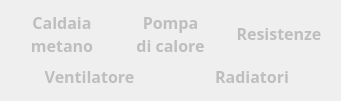
  <widget class="QWidget" name="">
   <property name="geometry">
    <rect>
     <x>6</x>
     <y>256</y>
     <width>341</width>
     <height>101</height>
    </rect>
   </property>
   <layout class="QVBoxLayout" name="verticalLayout_11">
    <item>
     <layout class="QHBoxLayout" name="horizontalLayout_3">
      <item>
       <widget class="QLabel" name="tlStatoCaldaia">
        <property name="enabled">
         <bool>false</bool>
        </property>
        <property name="sizePolicy">
         <sizepolicy hsizetype="Expanding" vsizetype="Expanding">
          <horstretch>0</horstretch>
          <verstretch>0</verstretch>
         </sizepolicy>
        </property>
        <property name="font">
         <font>
          <family>Sans Serif</family>
          <pointsize>12</pointsize>
         </font>
        </property>
        <property name="frameShape">
         <enum>QFrame::NoFrame</enum>
        </property>
        <property name="frameShadow">
         <enum>QFrame::Plain</enum>
        </property>
        <property name="text">
         <string>&lt;!DOCTYPE HTML PUBLIC &quot;-//W3C//DTD HTML 4.0//EN&quot; &quot;http://www.w3.org/TR/REC-html40/strict.dtd&quot;&gt;
&lt;html&gt;&lt;head&gt;&lt;meta name=&quot;qrichtext&quot; content=&quot;1&quot; /&gt;&lt;style type=&quot;text/css&quot;&gt;
p, li { white-space: pre-wrap; }
&lt;/style&gt;&lt;/head&gt;&lt;body style=&quot; font-family:'Sans Serif'; font-size:12pt; font-weight:400; font-style:normal;&quot;&gt;
&lt;p align=&quot;center&quot; style=&quot; margin-top:0px; margin-bottom:0px; margin-left:0px; margin-right:0px; -qt-block-indent:0; text-indent:0px;&quot;&gt;&lt;span style=&quot; font-family:'Sans'; font-weight:600;&quot;&gt;Caldaia&lt;/span&gt;&lt;/p&gt;
&lt;p align=&quot;center&quot; style=&quot; margin-top:0px; margin-bottom:0px; margin-left:0px; margin-right:0px; -qt-block-indent:0; text-indent:0px;&quot;&gt;&lt;span style=&quot; font-family:'Sans'; font-weight:600;&quot;&gt;metano&lt;/span&gt;&lt;/p&gt;&lt;/body&gt;&lt;/html&gt;</string>
        </property>
        <property name="scaledContents">
         <bool>false</bool>
        </property>
        <property name="alignment">
         <set>Qt::AlignCenter</set>
        </property>
       </widget>
      </item>
      <item>
       <widget class="QLabel" name="tlStatoPompaCalore">
        <property name="enabled">
         <bool>false</bool>
        </property>
        <property name="sizePolicy">
         <sizepolicy hsizetype="Expanding" vsizetype="Expanding">
          <horstretch>0</horstretch>
          <verstretch>0</verstretch>
         </sizepolicy>
        </property>
        <property name="font">
         <font>
          <family>Sans Serif</family>
          <pointsize>12</pointsize>
         </font>
        </property>
        <property name="frameShape">
         <enum>QFrame::NoFrame</enum>
        </property>
        <property name="frameShadow">
         <enum>QFrame::Plain</enum>
        </property>
        <property name="text">
         <string>&lt;!DOCTYPE HTML PUBLIC &quot;-//W3C//DTD HTML 4.0//EN&quot; &quot;http://www.w3.org/TR/REC-html40/strict.dtd&quot;&gt;
&lt;html&gt;&lt;head&gt;&lt;meta name=&quot;qrichtext&quot; content=&quot;1&quot; /&gt;&lt;style type=&quot;text/css&quot;&gt;
p, li { white-space: pre-wrap; }
&lt;/style&gt;&lt;/head&gt;&lt;body style=&quot; font-family:'Sans Serif'; font-size:12pt; font-weight:400; font-style:normal;&quot;&gt;
&lt;p style=&quot; margin-top:0px; margin-bottom:0px; margin-left:0px; margin-right:0px; -qt-block-indent:0; text-indent:0px;&quot;&gt;&lt;span style=&quot; font-family:'Sans'; font-weight:600;&quot;&gt;Pompa&lt;/span&gt;&lt;/p&gt;
&lt;p align=&quot;center&quot; style=&quot; margin-top:0px; margin-bottom:0px; margin-left:0px; margin-right:0px; -qt-block-indent:0; text-indent:0px;&quot;&gt;&lt;span style=&quot; font-family:'Sans'; font-weight:600;&quot;&gt;di calore&lt;/span&gt;&lt;/p&gt;&lt;/body&gt;&lt;/html&gt;</string>
        </property>
        <property name="scaledContents">
         <bool>false</bool>
        </property>
        <property name="alignment">
         <set>Qt::AlignCenter</set>
        </property>
       </widget>
      </item>
      <item>
       <widget class="QLabel" name="tlStatoResistenze">
        <property name="enabled">
         <bool>false</bool>
        </property>
        <property name="sizePolicy">
         <sizepolicy hsizetype="Expanding" vsizetype="Expanding">
          <horstretch>0</horstretch>
          <verstretch>0</verstretch>
         </sizepolicy>
        </property>
        <property name="font">
         <font>
          <family>Sans Serif</family>
          <pointsize>12</pointsize>
         </font>
        </property>
        <property name="frameShape">
         <enum>QFrame::NoFrame</enum>
        </property>
        <property name="frameShadow">
         <enum>QFrame::Plain</enum>
        </property>
        <property name="text">
         <string>&lt;!DOCTYPE HTML PUBLIC &quot;-//W3C//DTD HTML 4.0//EN&quot; &quot;http://www.w3.org/TR/REC-html40/strict.dtd&quot;&gt;
&lt;html&gt;&lt;head&gt;&lt;meta name=&quot;qrichtext&quot; content=&quot;1&quot; /&gt;&lt;style type=&quot;text/css&quot;&gt;
p, li { white-space: pre-wrap; }
&lt;/style&gt;&lt;/head&gt;&lt;body style=&quot; font-family:'Sans Serif'; font-size:12pt; font-weight:400; font-style:normal;&quot;&gt;
&lt;p style=&quot; margin-top:0px; margin-bottom:0px; margin-left:0px; margin-right:0px; -qt-block-indent:0; text-indent:0px;&quot;&gt;&lt;span style=&quot; font-family:'Sans'; font-weight:600;&quot;&gt;Resistenze&lt;/span&gt;&lt;/p&gt;&lt;/body&gt;&lt;/html&gt;</string>
        </property>
        <property name="scaledContents">
         <bool>false</bool>
        </property>
        <property name="alignment">
         <set>Qt::AlignCenter</set>
        </property>
       </widget>
      </item>
     </layout>
    </item>
    <item>
     <layout class="QHBoxLayout" name="horizontalLayout_7">
      <item>
       <widget class="QLabel" name="tlStatoVentilatore">
        <property name="enabled">
         <bool>false</bool>
        </property>
        <property name="sizePolicy">
         <sizepolicy hsizetype="Expanding" vsizetype="Expanding">
          <horstretch>0</horstretch>
          <verstretch>0</verstretch>
         </sizepolicy>
        </property>
        <property name="font">
         <font>
          <family>Sans Serif</family>
          <pointsize>12</pointsize>
         </font>
        </property>
        <property name="frameShape">
         <enum>QFrame::NoFrame</enum>
        </property>
        <property name="frameShadow">
         <enum>QFrame::Plain</enum>
        </property>
        <property name="text">
         <string>&lt;!DOCTYPE HTML PUBLIC &quot;-//W3C//DTD HTML 4.0//EN&quot; &quot;http://www.w3.org/TR/REC-html40/strict.dtd&quot;&gt;
&lt;html&gt;&lt;head&gt;&lt;meta name=&quot;qrichtext&quot; content=&quot;1&quot; /&gt;&lt;style type=&quot;text/css&quot;&gt;
p, li { white-space: pre-wrap; }
&lt;/style&gt;&lt;/head&gt;&lt;body style=&quot; font-family:'Sans Serif'; font-size:12pt; font-weight:400; font-style:normal;&quot;&gt;
&lt;p align=&quot;center&quot; style=&quot; margin-top:0px; margin-bottom:0px; margin-left:0px; margin-right:0px; -qt-block-indent:0; text-indent:0px;&quot;&gt;&lt;span style=&quot; font-weight:600;&quot;&gt;Ventilatore&lt;/span&gt;&lt;/p&gt;&lt;/body&gt;&lt;/html&gt;</string>
        </property>
        <property name="scaledContents">
         <bool>false</bool>
        </property>
        <property name="alignment">
         <set>Qt::AlignCenter</set>
        </property>
       </widget>
      </item>
      <item>
       <widget class="QLabel" name="tlStatoRadiatori">
        <property name="enabled">
         <bool>false</bool>
        </property>
        <property name="sizePolicy">
         <sizepolicy hsizetype="Expanding" vsizetype="Expanding">
          <horstretch>0</horstretch>
          <verstretch>0</verstretch>
         </sizepolicy>
        </property>
        <property name="font">
         <font>
          <family>Sans Serif</family>
          <pointsize>12</pointsize>
         </font>
        </property>
        <property name="frameShape">
         <enum>QFrame::NoFrame</enum>
        </property>
        <property name="frameShadow">
         <enum>QFrame::Plain</enum>
        </property>
        <property name="text">
         <string>&lt;!DOCTYPE HTML PUBLIC &quot;-//W3C//DTD HTML 4.0//EN&quot; &quot;http://www.w3.org/TR/REC-html40/strict.dtd&quot;&gt;
&lt;html&gt;&lt;head&gt;&lt;meta name=&quot;qrichtext&quot; content=&quot;1&quot; /&gt;&lt;style type=&quot;text/css&quot;&gt;
p, li { white-space: pre-wrap; }
&lt;/style&gt;&lt;/head&gt;&lt;body style=&quot; font-family:'Sans Serif'; font-size:12pt; font-weight:400; font-style:normal;&quot;&gt;
&lt;p align=&quot;center&quot; style=&quot; margin-top:0px; margin-bottom:0px; margin-left:0px; margin-right:0px; -qt-block-indent:0; text-indent:0px;&quot;&gt;&lt;span style=&quot; font-family:'Sans'; font-weight:600;&quot;&gt;Radiatori&lt;/span&gt;&lt;/p&gt;&lt;/body&gt;&lt;/html&gt;</string>
        </property>
        <property name="scaledContents">
         <bool>false</bool>
        </property>
        <property name="alignment">
         <set>Qt::AlignCenter</set>
        </property>
       </widget>
      </item>
     </layout>
    </item>
   </layout>
  </widget>
